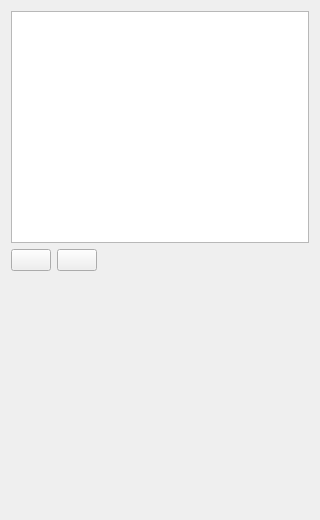
<?xml version="1.0" encoding="UTF-8"?>
<ui version="4.0">
 <class>QgsReportOrganizerBase</class>
 <widget class="QWidget" name="QgsReportOrganizerBase">
  <property name="geometry">
   <rect>
    <x>0</x>
    <y>0</y>
    <width>320</width>
    <height>520</height>
   </rect>
  </property>
  <property name="minimumSize">
   <size>
    <width>320</width>
    <height>300</height>
   </size>
  </property>
  <property name="windowTitle">
   <string>Layout Manager</string>
  </property>
  <layout class="QVBoxLayout" name="verticalLayout">
   <item>
    <widget class="QTreeView" name="mViewSections">
     <property name="contextMenuPolicy">
      <enum>Qt::CustomContextMenu</enum>
     </property>
     <property name="acceptDrops">
      <bool>true</bool>
     </property>
     <property name="editTriggers">
      <set>QAbstractItemView::EditKeyPressed|QAbstractItemView::SelectedClicked</set>
     </property>
     <property name="dragEnabled">
      <bool>true</bool>
     </property>
     <property name="dragDropMode">
      <enum>QAbstractItemView::InternalMove</enum>
     </property>
     <property name="selectionMode">
      <enum>QAbstractItemView::ExtendedSelection</enum>
     </property>
     <property name="allColumnsShowFocus">
      <bool>true</bool>
     </property>
     <attribute name="headerMinimumSectionSize">
      <number>100</number>
     </attribute>
     <attribute name="headerStretchLastSection">
      <bool>true</bool>
     </attribute>
    </widget>
   </item>
   <item>
    <layout class="QHBoxLayout" name="horizontalLayout">
     <item>
      <widget class="QPushButton" name="mButtonAddSection">
       <property name="toolTip">
        <string>Add section</string>
       </property>
       <property name="text">
        <string/>
       </property>
       <property name="icon">
        <iconset resource="../../../images/images.qrc">
         <normaloff>:/images/themes/default/symbologyAdd.svg</normaloff>:/images/themes/default/symbologyAdd.svg</iconset>
       </property>
      </widget>
     </item>
     <item>
      <widget class="QPushButton" name="mButtonRemoveSection">
       <property name="toolTip">
        <string>Remove selected section</string>
       </property>
       <property name="text">
        <string/>
       </property>
       <property name="icon">
        <iconset resource="../../../images/images.qrc">
         <normaloff>:/images/themes/default/symbologyRemove.svg</normaloff>:/images/themes/default/symbologyRemove.svg</iconset>
       </property>
      </widget>
     </item>
     <item>
      <spacer name="horizontalSpacer">
       <property name="orientation">
        <enum>Qt::Horizontal</enum>
       </property>
       <property name="sizeHint" stdset="0">
        <size>
         <width>0</width>
         <height>20</height>
        </size>
       </property>
      </spacer>
     </item>
    </layout>
   </item>
   <item>
    <widget class="QScrollArea" name="scrollArea">
     <property name="frameShape">
      <enum>QFrame::NoFrame</enum>
     </property>
     <property name="widgetResizable">
      <bool>true</bool>
     </property>
     <widget class="QWidget" name="scrollAreaWidgetContents">
      <property name="geometry">
       <rect>
        <x>0</x>
        <y>0</y>
        <width>302</width>
        <height>232</height>
       </rect>
      </property>
      <layout class="QVBoxLayout" name="verticalLayout_2">
       <item>
        <widget class="QFrame" name="mSettingsFrame">
         <property name="frameShape">
          <enum>QFrame::NoFrame</enum>
         </property>
         <property name="frameShadow">
          <enum>QFrame::Raised</enum>
         </property>
        </widget>
       </item>
      </layout>
     </widget>
    </widget>
   </item>
  </layout>
 </widget>
 <tabstops>
  <tabstop>mViewSections</tabstop>
  <tabstop>mButtonAddSection</tabstop>
  <tabstop>mButtonRemoveSection</tabstop>
  <tabstop>scrollArea</tabstop>
 </tabstops>
 <resources>
  <include location="../../../images/images.qrc"/>
 </resources>
 <connections/>
</ui>
